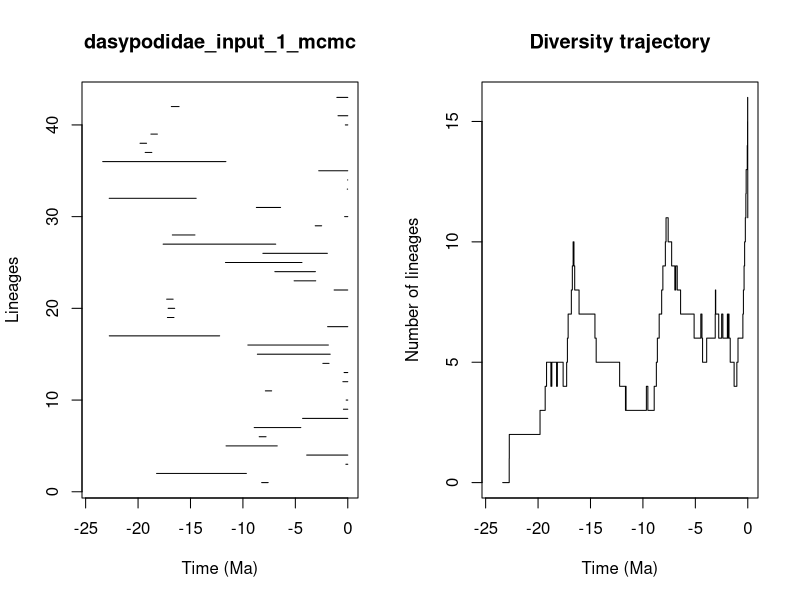

This figure's R source:


pdf(file='/Users/tobias/Documents/Sweden/PhD/rise_and_fall/longevity_analyses/mammals/families/dasypodidae_pyrate_mcmc_logs/dasypodidae_input_1_mcmc_LTT.pdf',width=0.6*20, height=0.6*10)
title = "dasypodidae_input_1_mcmc"
ts=c(8.21187258225, 18.2345288571,0.182416449236,3.91915729546,11.6082954356,8.44913635029,8.92481391675,4.31086980625,0.416082234935,0.155041800176,7.86024867424,0.4675041581,0.352468599432,2.37611586736,8.62239395234,9.52967130876,22.744444296,1.92350460526,17.2013712243,17.1309376434,17.2728543569,1.30317109199,5.11771956769,6.95532444805,11.6648250857,8.09712777992,17.6097810353,16.7318725832,3.1050875922,0.30017883899,8.71915958343,22.7527270288,0.0504757110649,0.0213985732843,2.77083934151,23.3716038239,19.321698742,19.8116512918,18.7757774897,0.232978232963,0.932656292245,16.8263585017,1.04228628125)
te=c(7.59281223928, 9.67057007729,0.0,0.0,6.72760014487,7.79472076296,4.4790779957,0.000823673502868,0.0,0.0,7.26000361429,0.0,0.0,1.78920759177,1.67453317213,1.85156021802,12.2202051364,0.0,16.5765902458,16.5059108971,16.6563205639,0.00430339369273,3.05749338346,3.08697768252,4.36994984323,1.94648103615,6.87142291279,14.5754210162,2.49111864332,0.0,6.40740768387,14.4576756778,0.014512486506,0.00536297087512,0.00381872459538,11.6242539215,18.687274196,19.1895598785,18.1586568109,0.0,0.0,16.090228952,0.0)
div_traj=c(0, 1,2,3,4,5,4,5,4,5,4,5,6,7,8,9,10,9,8,7,6,5,4,3,4,3,4,3,4,5,6,7,8,9,10,11,10,9,8,9,8,7,6,7,6,5,6,7,8,7,6,7,6,7,6,7,6,5,4,5,6,7,8,9,10,11,12,13,14,15,16,15,14,13,12,11,11,11,11,11,11,11,11,11,11,11)
time_events=c(23.3716038239, 22.7527270288,22.744444296,19.8116512918,19.321698742,19.1895598785,18.7757774897,18.687274196,18.2345288571,18.1586568109,17.6097810353,17.2728543569,17.2013712243,17.1309376434,16.8263585017,16.7318725832,16.6563205639,16.5765902458,16.5059108971,16.090228952,14.5754210162,14.4576756778,12.2202051364,11.6648250857,11.6242539215,11.6082954356,9.67057007729,9.52967130876,8.92481391675,8.71915958343,8.62239395234,8.44913635029,8.21187258225,8.09712777992,7.86024867424,7.79472076296,7.59281223928,7.26000361429,6.95532444805,6.87142291279,6.72760014487,6.40740768387,5.11771956769,4.4790779957,4.36994984323,4.31086980625,3.91915729546,3.1050875922,3.08697768252,3.05749338346,2.77083934151,2.49111864332,2.37611586736,1.94648103615,1.92350460526,1.85156021802,1.78920759177,1.67453317213,1.30317109199,1.04228628125,0.932656292245,0.4675041581,0.416082234935,0.352468599432,0.30017883899,0.232978232963,0.182416449236,0.155041800176,0.0504757110649,0.0213985732843,0.014512486506,0.00536297087512,0.00430339369273,0.00381872459538,0.000823673502868,0.0,0.0,0.0,0.0,0.0,0.0,0.0,0.0,0.0,0.0,0.0)
				par(mfrow=c(1,2))
				L = length(ts)
				plot(ts, 1:L , xlim=c(-max(ts)-1,0), pch=20, type="n", main=title,xlab="Time (Ma)",ylab="Lineages")
				for (i in 1:L){segments(x0=-te[i],y0=i,x1=-ts[i],y1=i)}	
				t = -time_events
				plot(div_traj ~ t,type="s", main = "Diversity trajectory",xlab="Time (Ma)",ylab="Number of lineages",xlim=c(-max(ts)-1,0))
				abline(v=c(65,200,251,367,445),lty=2,col="gray")
				